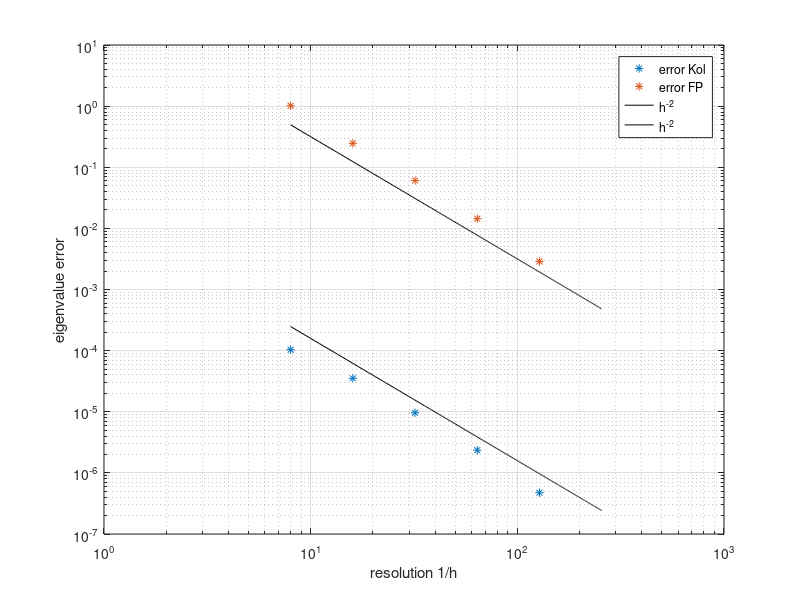

The MATLAB script that drew this image:
%% plot convergence study of fisrt eigenvalue of Kol operator and compare it with FP
clc;
close all;
clear;
%% for Kol operator with quadratic potential
res = [8 16 32 64 128 256];
% for P1
eigKol = [-0.5025807753019748 -0.5025124668146099 -0.5024868248664364 -0.5024795616039632 -0.5024776839320485 -0.5024772104881058];

%% for FP operator (same potential)
% for P1
eigFP = [-1.540290361979151 -0.7731296590611344 -0.5872411113824971 -0.5410867267235467 -0.5295644369174396 -0.5266848249256644];

%% plotting
errKol = abs(eigKol - (eigKol(end))*ones(1,length(eigKol)));
loglog(res, errKol, '*');
hold on;
errFP = abs(eigFP - (eigFP(end))*ones(1,length(eigFP)));
loglog(res, errFP, '*');
hold on;
xx = res(1):0.5:res(end);
yy = xx.^(-2)*10^(1.5);
loglog (xx,yy,'k-');
yy = xx.^(-2)*10^(-1.8);
loglog (xx,yy,'k-');
grid on;
xlabel 'resolution 1/h';
ylabel 'eigenvalue error';
legend('error Kol', 'error FP', 'h^{-2}', 'h^{-2}');
